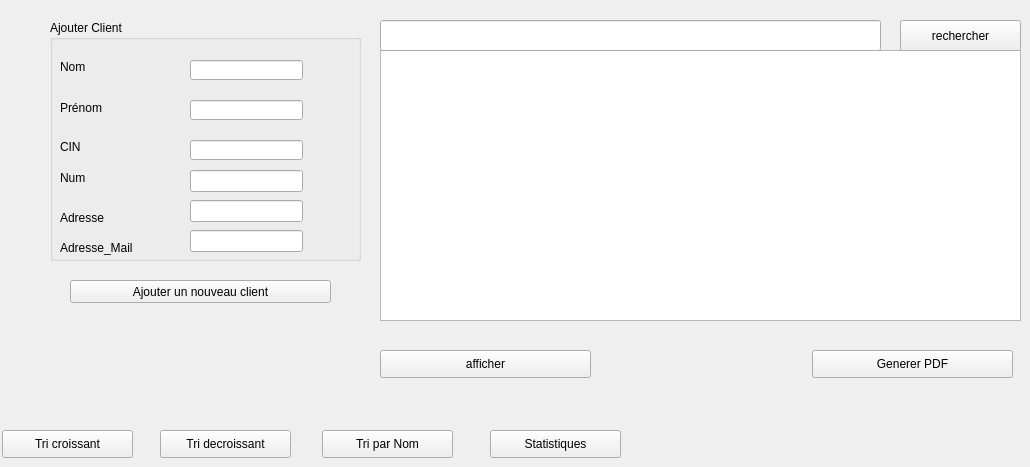
           <widget class="QWidget" name="tab_25">
            <attribute name="title">
             <string>ajouter client</string>
            </attribute>
            <widget class="QPushButton" name="pushButton_2">
             <property name="geometry">
              <rect>
               <x>70</x>
               <y>280</y>
               <width>261</width>
               <height>23</height>
              </rect>
             </property>
             <property name="text">
              <string>Ajouter un nouveau client</string>
             </property>
            </widget>
            <widget class="QGroupBox" name="groupBox_4">
             <property name="geometry">
              <rect>
               <x>50</x>
               <y>20</y>
               <width>311</width>
               <height>241</height>
              </rect>
             </property>
             <property name="title">
              <string>Ajouter Client</string>
             </property>
             <widget class="QLabel" name="label_29">
              <property name="geometry">
               <rect>
                <x>10</x>
                <y>40</y>
                <width>47</width>
                <height>13</height>
               </rect>
              </property>
              <property name="text">
               <string>Nom</string>
              </property>
             </widget>
             <widget class="QLabel" name="label_46">
              <property name="geometry">
               <rect>
                <x>10</x>
                <y>80</y>
                <width>81</width>
                <height>16</height>
               </rect>
              </property>
              <property name="text">
               <string>Prénom</string>
              </property>
             </widget>
             <widget class="QLabel" name="label_47">
              <property name="geometry">
               <rect>
                <x>10</x>
                <y>120</y>
                <width>47</width>
                <height>13</height>
               </rect>
              </property>
              <property name="text">
               <string>CIN</string>
              </property>
             </widget>
             <widget class="QLineEdit" name="le_nom_4">
              <property name="geometry">
               <rect>
                <x>140</x>
                <y>40</y>
                <width>113</width>
                <height>20</height>
               </rect>
              </property>
             </widget>
             <widget class="QLineEdit" name="le_prenom_2">
              <property name="geometry">
               <rect>
                <x>140</x>
                <y>80</y>
                <width>113</width>
                <height>20</height>
               </rect>
              </property>
             </widget>
             <widget class="QLineEdit" name="le_Cin">
              <property name="geometry">
               <rect>
                <x>140</x>
                <y>120</y>
                <width>113</width>
                <height>20</height>
               </rect>
              </property>
             </widget>
             <widget class="QLabel" name="label_48">
              <property name="geometry">
               <rect>
                <x>10</x>
                <y>150</y>
                <width>91</width>
                <height>16</height>
               </rect>
              </property>
              <property name="text">
               <string>Num</string>
              </property>
             </widget>
             <widget class="QLineEdit" name="le_Num">
              <property name="geometry">
               <rect>
                <x>140</x>
                <y>150</y>
                <width>113</width>
                <height>22</height>
               </rect>
              </property>
             </widget>
             <widget class="QLabel" name="label_49">
              <property name="geometry">
               <rect>
                <x>10</x>
                <y>190</y>
                <width>56</width>
                <height>16</height>
               </rect>
              </property>
              <property name="text">
               <string>Adresse</string>
              </property>
             </widget>
             <widget class="QLabel" name="label_50">
              <property name="geometry">
               <rect>
                <x>10</x>
                <y>220</y>
                <width>111</width>
                <height>16</height>
               </rect>
              </property>
              <property name="text">
               <string>Adresse_Mail</string>
              </property>
             </widget>
             <widget class="QLineEdit" name="le_adresse_3">
              <property name="geometry">
               <rect>
                <x>140</x>
                <y>180</y>
                <width>113</width>
                <height>22</height>
               </rect>
              </property>
             </widget>
             <widget class="QLineEdit" name="le_ad_mail">
              <property name="geometry">
               <rect>
                <x>140</x>
                <y>210</y>
                <width>113</width>
                <height>22</height>
               </rect>
              </property>
             </widget>
            </widget>
            <widget class="QTableView" name="tab_Client">
             <property name="geometry">
              <rect>
               <x>380</x>
               <y>50</y>
               <width>641</width>
               <height>271</height>
              </rect>
             </property>
            </widget>
            <widget class="QPushButton" name="pushButton_6">
             <property name="geometry">
              <rect>
               <x>380</x>
               <y>350</y>
               <width>211</width>
               <height>28</height>
              </rect>
             </property>
             <property name="text">
              <string>afficher</string>
             </property>
            </widget>
            <widget class="QPushButton" name="pushButton_7">
             <property name="geometry">
              <rect>
               <x>2</x>
               <y>430</y>
               <width>131</width>
               <height>28</height>
              </rect>
             </property>
             <property name="text">
              <string>Tri croissant</string>
             </property>
            </widget>
            <widget class="QPushButton" name="pushButton_8">
             <property name="geometry">
              <rect>
               <x>160</x>
               <y>430</y>
               <width>131</width>
               <height>28</height>
              </rect>
             </property>
             <property name="text">
              <string>Tri decroissant</string>
             </property>
            </widget>
            <widget class="QPushButton" name="pushButton_9">
             <property name="geometry">
              <rect>
               <x>322</x>
               <y>430</y>
               <width>131</width>
               <height>28</height>
              </rect>
             </property>
             <property name="text">
              <string>Tri par Nom</string>
             </property>
            </widget>
            <widget class="QPushButton" name="pushButton_10">
             <property name="geometry">
              <rect>
               <x>490</x>
               <y>430</y>
               <width>131</width>
               <height>28</height>
              </rect>
             </property>
             <property name="text">
              <string>Statistiques</string>
             </property>
            </widget>
            <widget class="QPushButton" name="pushButton_11">
             <property name="geometry">
              <rect>
               <x>812</x>
               <y>350</y>
               <width>201</width>
               <height>28</height>
              </rect>
             </property>
             <property name="text">
              <string>Generer PDF</string>
             </property>
            </widget>
            <widget class="QPushButton" name="pushButton_12">
             <property name="geometry">
              <rect>
               <x>900</x>
               <y>20</y>
               <width>121</width>
               <height>31</height>
              </rect>
             </property>
             <property name="text">
              <string>rechercher</string>
             </property>
            </widget>
            <widget class="QLineEdit" name="le_recherche">
             <property name="geometry">
              <rect>
               <x>380</x>
               <y>20</y>
               <width>501</width>
               <height>31</height>
              </rect>
             </property>
            </widget>
           </widget>
